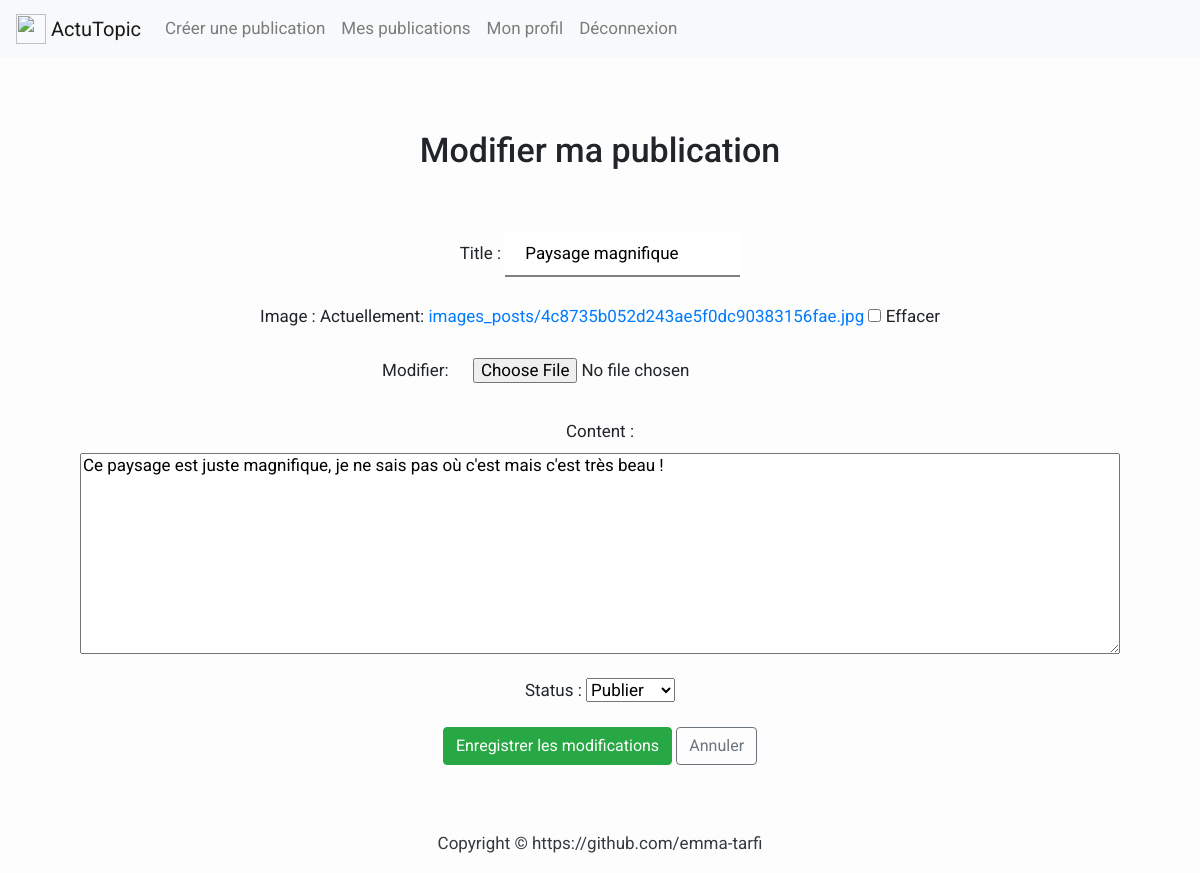
The app's page /modifier/33 (signed in) with its own data.
### posts/models.py (models this page shows, shortened)
class Post(models.Model):
    title = models.CharField(max_length=200, unique=True)
    slug = models.SlugField(default='', max_length=500)
    author = models.ForeignKey(User, on_delete= models.CASCADE, related_name='blog_posts')
    image = models.ImageField(upload_to='images_posts/', blank=True)
    updated_on = models.DateTimeField(auto_now=True)
    content = models.TextField()
    created_on = models.DateTimeField(auto_now_add=True)
    status = models.IntegerField(choices=STATUS, default=0)
    class Meta:
        ordering = ['-created_on']

### posts/views.py (the view, shortened to what this page needs)
# urls.py: path('modifier/<int:pk>', PostUpdateView.as_view(), name='update'),
@method_decorator(login_required, name='dispatch')
class PostUpdateView(UpdateView):
    model = Post
    fields = ('title', 'image', 'content', 'status')
    template_name = 'posts/update_post.html'
    context_object_name = 'post'

### templates/posts/update_post.html (shortened to what this page needs)
{% extends 'base.html' %}
{% block content %}
<div class="container center">
    <h1>Modifier ma publication</h1>
    <form class="site-form" action="{% url 'update' post.pk %}" method="post" enctype="multipart/form-data">
        {{ form.as_p }}
        <button type="submit" class="btn btn-success">Enregistrer les modifications</button>
        <a href="{% url 'my_posts' %}" class="btn btn-outline-secondary" role="button">Annuler</a>
    </form>
</div>
{% endblock %}

### static/css/main.css (style rules this page uses)
html { color: #222; font-size: 1em; line-height: 1.4; }
textarea { resize: vertical; }

### static/css/style.css (style rules this page uses)
body { font-family: "Roboto", sans-serif; font-size: 17px; background-color: #fdfdfd; }
h1 { padding-bottom: 30px; text-align: center; }
input { padding: 12px 20px; margin: 8px 0; box-sizing: border-box; border: none; border-bottom: 2px solid gray; }
textarea { width: 100%; }
.container { padding: 50px; margin: 0 auto; }
#id_image, #id_avatar { border-bottom: none; }
.center { text-align: center; }

### records on screen
Post: title "Paysage magnifique", content "Ce paysage est juste magnifique, je ne sais pas où c'est mais c'est très beau !", status "Publier"
